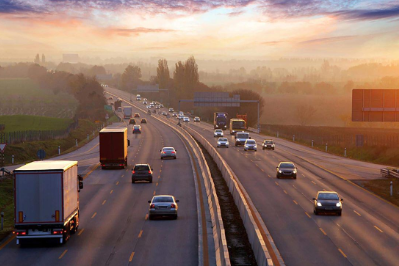
#> input picture Open_CV/resources/images/image2000.png, 399 x 266 px
$ python 16_image_rotation.py
#> lines starting #> are read from the running program, lines starting #| are printed output that depends on the picture
import cv2

img_path = '../resources/images/image2000.png'

or_img = cv2.imread(img_path)
#> or_img is the input picture: shape (266, 399, 3); mean B, G, R 98.7, 110.1, 137

rot_90_c = cv2.rotate(or_img, cv2.ROTATE_90_CLOCKWISE)
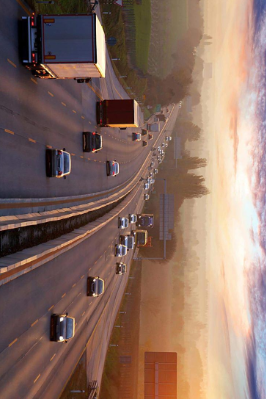
#> rot_90_c: shape (399, 266, 3); mean B, G, R 98.7, 110.1, 137

rot_180 = cv2.rotate(or_img, cv2.ROTATE_180)
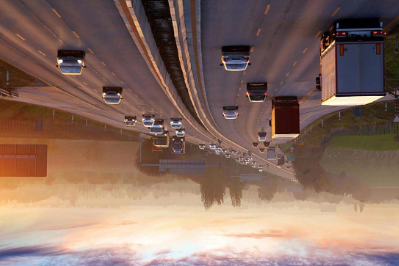
#> rot_180: shape (266, 399, 3); mean B, G, R 98.7, 110.1, 137

rot_90_cc = cv2.rotate(or_img, cv2.ROTATE_90_COUNTERCLOCKWISE)
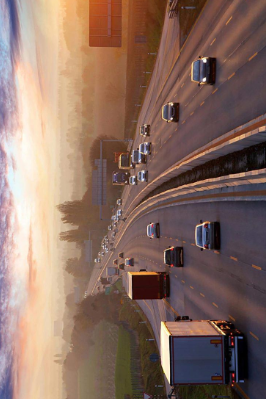
#> rot_90_cc: shape (399, 266, 3); mean B, G, R 98.7, 110.1, 137

cv2.imshow('Original Image', or_img)

cv2.imshow('90 rotate', rot_90_c)

cv2.imshow('90 rotate cc', rot_90_cc)

cv2.imshow('180 rotate', rot_180)

cv2.waitKey(0)

cv2.destroyAllWindows()

$ run again, with Open_CV/resources/images/Anime Scenery Wallpaper.jpg saved as Open_CV/resources/images/image2000.png
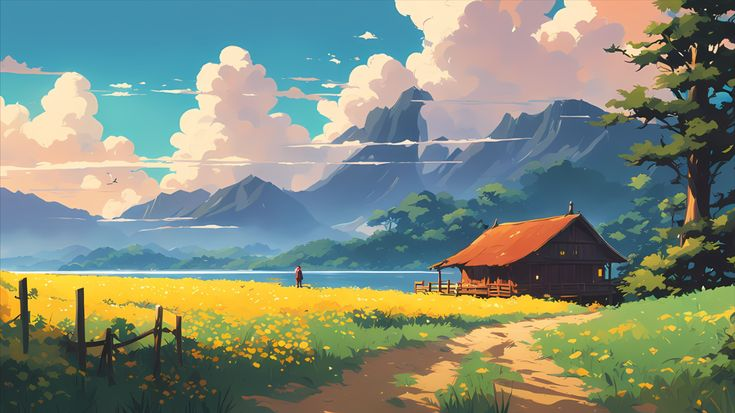
#> input picture Open_CV/resources/images/Anime Scenery Wallpaper.jpg, 735 x 413 px
#> or_img is the input picture: shape (413, 735, 3); mean B, G, R 123.4, 140, 129.1
#> `rot_180 = cv2.rotate(or_img, cv2.ROTATE_180)`:
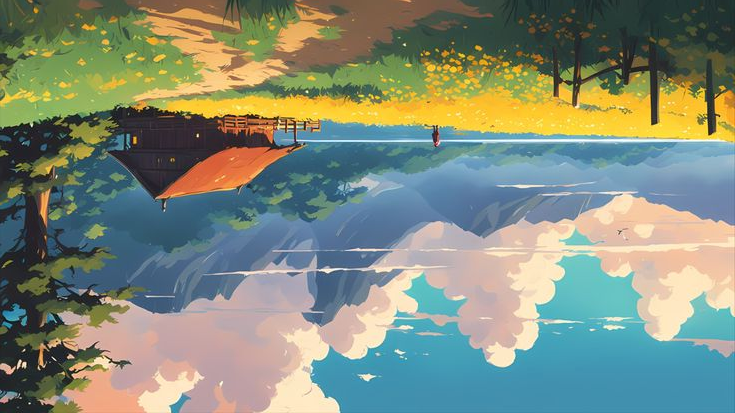
#> rot_180: shape (413, 735, 3); mean B, G, R 123.4, 140, 129.1
#> `rot_90_cc = cv2.rotate(or_img, cv2.ROTATE_90_COUNTERCLOCKWISE)`:
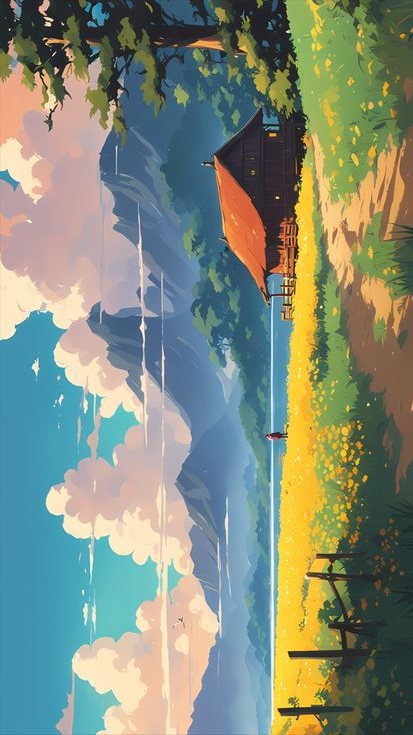
#> rot_90_cc: shape (735, 413, 3); mean B, G, R 123.4, 140, 129.1
